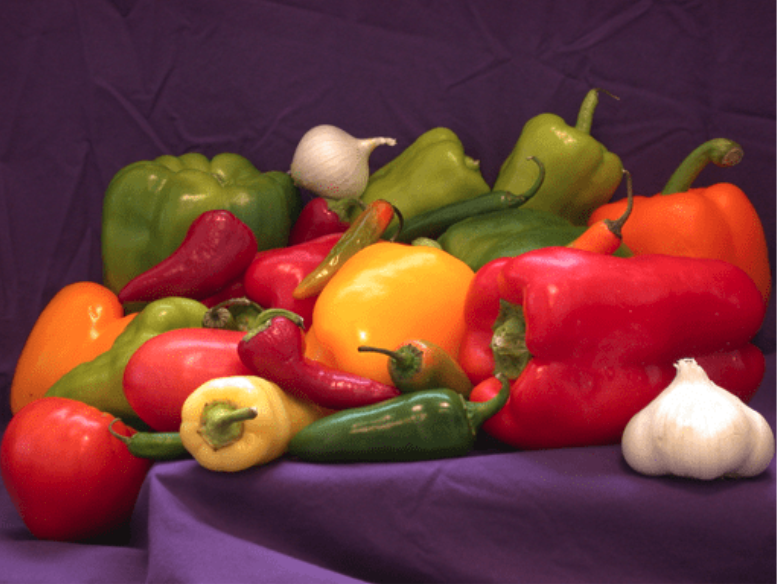
%> input picture lab02/Lab2-Colour-Perception-main/matlab/peppers.png, 777 x 584 px
$ octave image_to_greyscale.m   (GNU Octave 9; MATLAB toolbox functions it lacks are replaced by stand-ins)
%> lines starting %> are read from the running program, lines starting %| are printed output that depends on the picture
imfinfo('peppers.png')
RGB = imread('peppers.png');
%> RGB is the input picture: size 584x777x3 uint8; mean R, G, B 113.9, 57.8, 56.4
%%
imshow(RGB)
I = rgb2gray(RGB);
figure
% imshow(I)
%%
imshowpair(RGB, I, 'montage')
title('Original colour image (left) grayscale image (right)');
%%
[R,G,B] = imsplit(RGB);
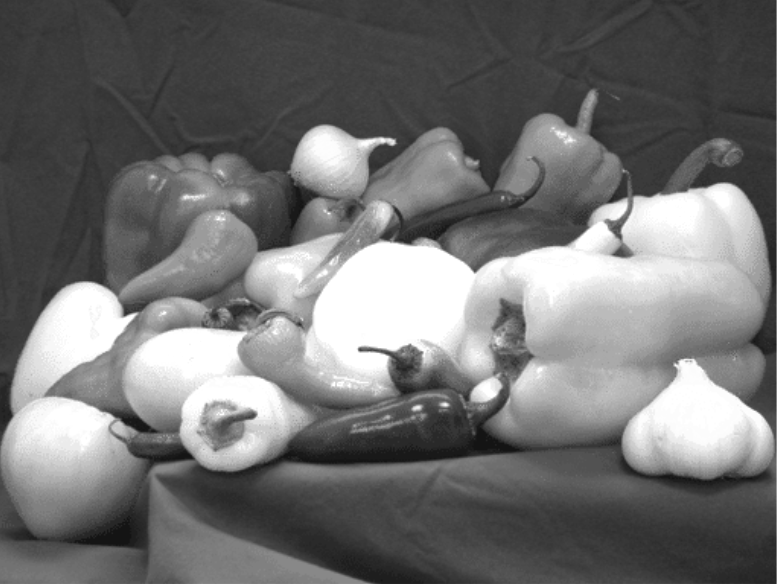
%> R: size 584x777 uint8; min 20, max 255, mean 113.9
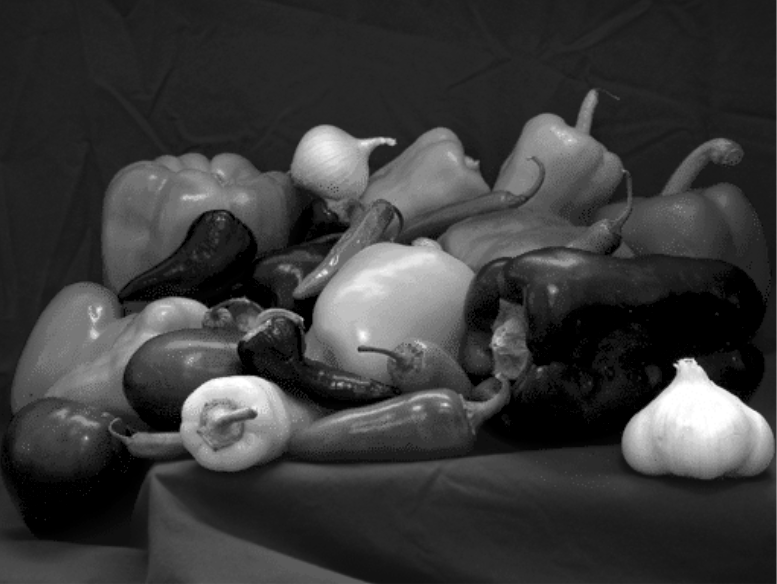
%> G: size 584x777 uint8; min 0, max 255, mean 57.8
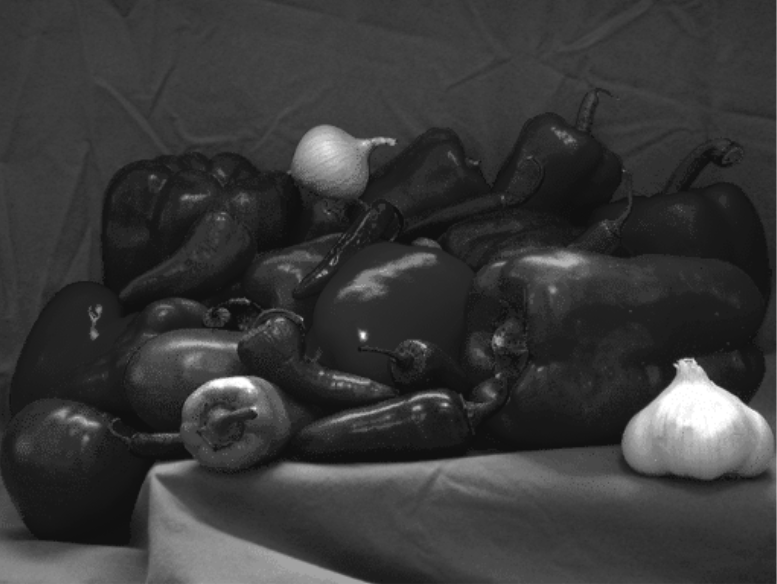
%> B: size 584x777 uint8; min 15, max 255, mean 56.4
montage({R, G, B},'Size',[1 3])
title('Montage of R G B channels');
%%
HSV = rgb2hsv(RGB);
%> HSV: size 584x777x3 double; mean H, S, V 0.622, 0.597, 0.452
[H,S,V] = imsplit(HSV);
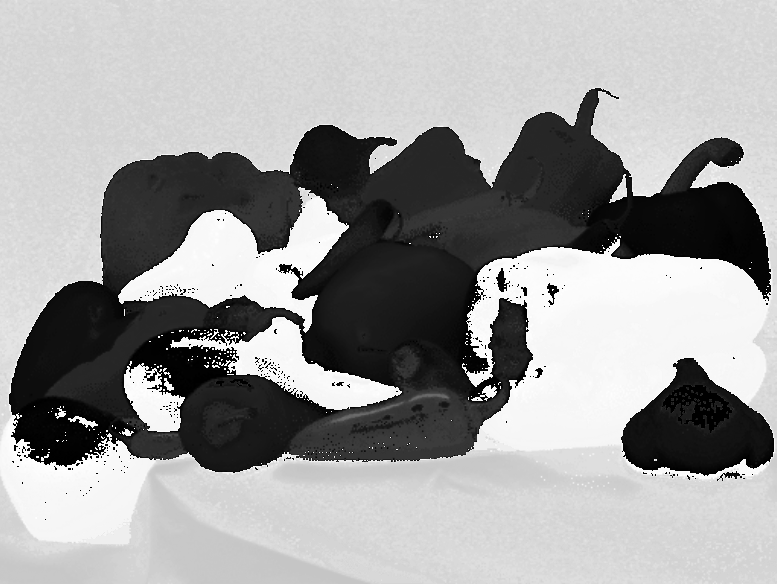
%> H: size 584x777 double; min 0, max 0.999, mean 0.622
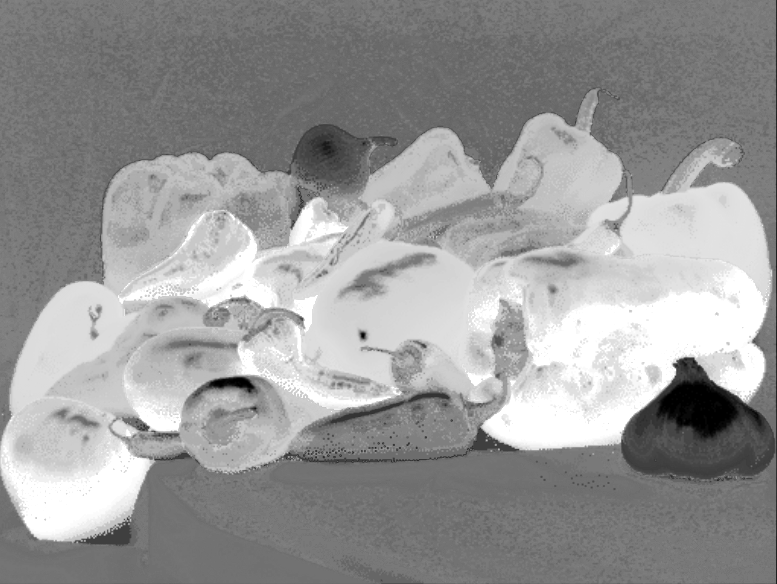
%> S: size 584x777 double; min 0, max 1, mean 0.597
montage({H,S,V}, 'Size', [1 3])
title('Montage of H S V channels');
%%
XYZ = rgb2xyz(RGB);
%> XYZ: size 584x777x3 double; mean of channels 1, 2, 3 0.143, 0.115, 0.0699
[X,Y,Z] = imsplit(XYZ);
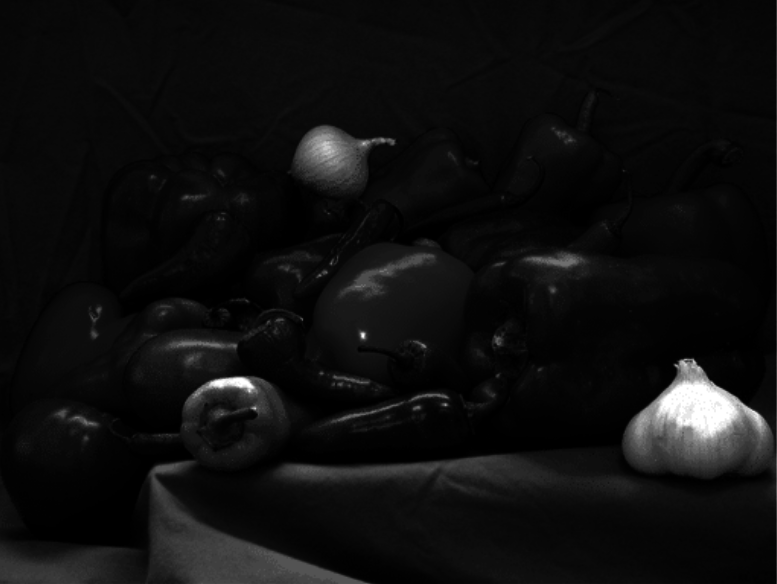
%> Z: size 584x777 double; min 0.00549, max 1.09, mean 0.0699; drawn with min black and max white
montage({X,Y,Z}, 'Size', [1 3])
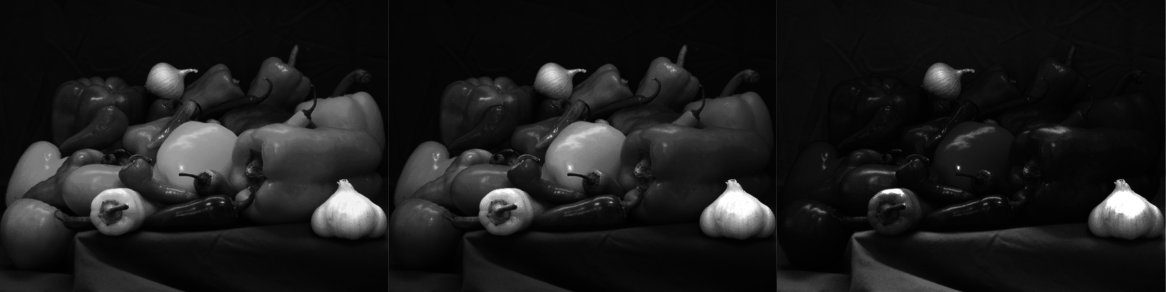
%> displayed picture: size 584x2331, on the screen's scale of 0 to 255 (shown at 1/2 size); min 1, max 255, mean 27.9
title('Montage of X Y Z channels');

$ run again, with lab02/Lab2-Colour-Perception-main/matlab/hsv.png copied over lab02/Lab2-Colour-Perception-main/matlab/peppers.png
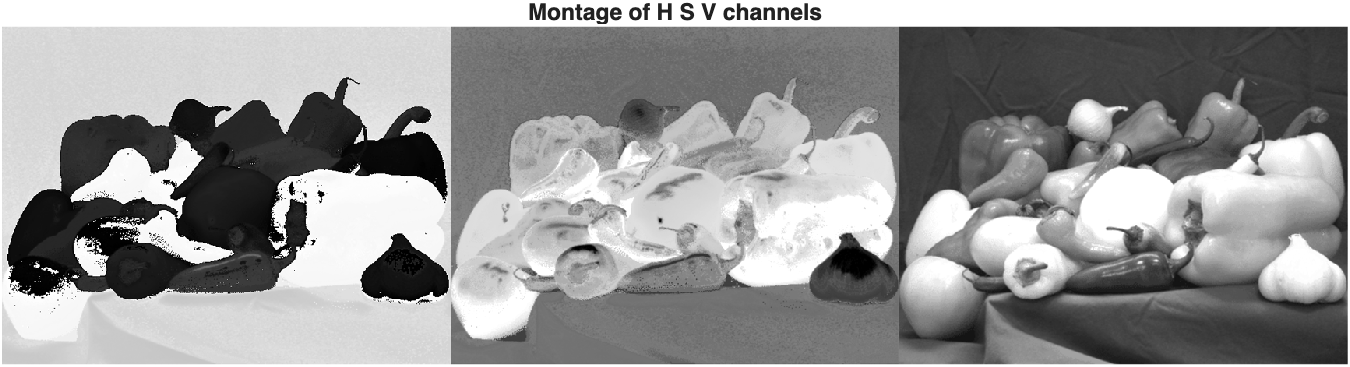
%> input picture lab02/Lab2-Colour-Perception-main/matlab/hsv.png, 1350 x 367 px
%> RGB is the input picture: size 367x1350x3 uint8; min 0, max 255, mean 150.5
%> HSV: size 367x1350x3 double; mean H, S, V 0, 0, 0.59
%> H: size 367x1350 double; every value is 0
%> XYZ: size 367x1350x3 double; mean of channels 1, 2, 3 0.403, 0.424, 0.461
%> `[X,Y,Z] = imsplit(XYZ);`:
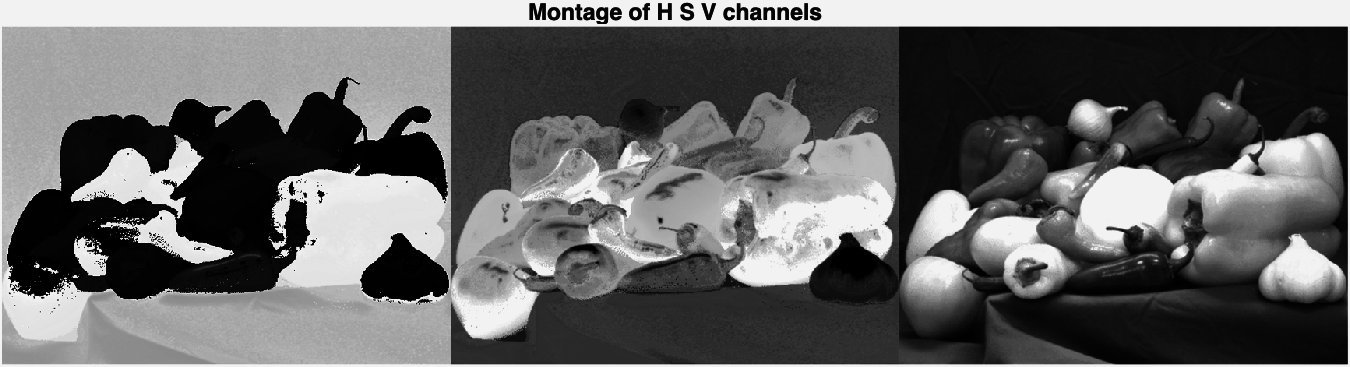
%> X: size 367x1350 double; min 0, max 0.95, mean 0.403
%> `montage({X,Y,Z}, 'Size', [1 3])`:
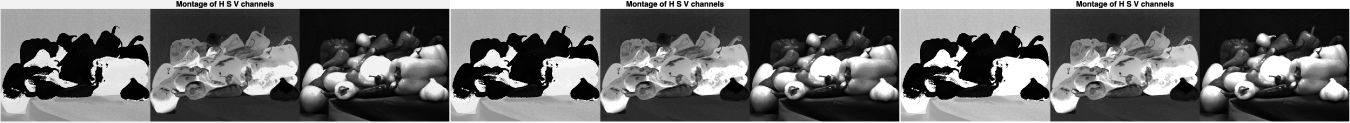
%> displayed picture: size 367x4050, on the screen's scale of 0 to 255 (shown at 1/3 size); min 0, max 255, mean 108.4
